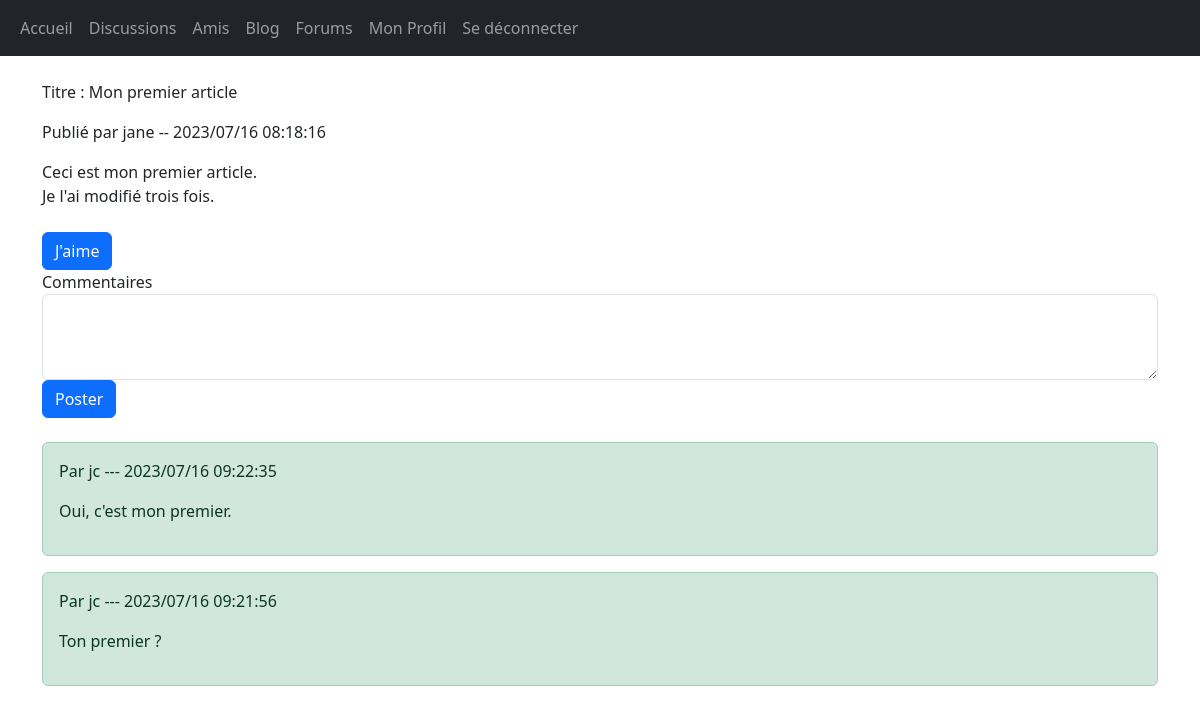
/index.php?viewArticle=4 (signed in), run on the app's committed database.
### tables this page shows
CREATE TABLE `blog_articles` (
  `id` int(11) NOT NULL,
  `author` text NOT NULL,
  `article_title` text NOT NULL,
  `category` text NOT NULL,
  `content` text NOT NULL,
  `article_date` text NOT NULL
);

CREATE TABLE `blog_comments` (
  `id` int(11) NOT NULL,
  `username` text NOT NULL,
  `article_id` text NOT NULL,
  `content` text NOT NULL,
  `date` text NOT NULL
);

### src/models/blog.php (called while the page is built, shortened)
<?php
function viewArticle($article_id){
    require "src/models/pdo.php";
	$sql = $bdd->prepare("SELECT * FROM blog_articles WHERE id=?");
	$sql->execute(array($article_id));
    $res = $sql->fetch();
    $article= [
        'title' => $res['article_title'],
        'author' => $res['author'],
        'date' => $res['article_date'],
        'content' => $res['content'],
    ];
    return $article;
}
function isLikedArticle($article_id,$username){
    require "src/models/pdo.php";
    $article_id = $_GET['viewArticle'];
    $username = $_SESSION['username'];
    $sql = $bdd->prepare("SELECT article_id,username FROM articles_likes WHERE article_id = ? AND username=?");
    $sql->execute(array($article_id, $username));
    if ($sql->rowCount()==0 ) {
        return false;
    }else {
        return true;
    }
}
function getArticleComments($article_id){
    require "src/models/pdo.php";
	$sql = $bdd->prepare("SELECT * FROM blog_comments WHERE article_id=? ORDER BY id DESC");
	$sql->execute(array($article_id));
    $comments = [];
	while ($res = $sql->fetch()) {
        $comments[] = [
            'author' => $res['username'],
            'date' => $res['date'],
            'content' => $res['content'],
            'id' => $res['id'],
        ];
    }
    return $comments;
}

### src/views/blog/viewArticle.php (the view, shortened to what this page needs)
<?php
require "src/views/includes/header.php";
?>
<main class="container">
    <div class="">
            <p>Titre : <?php echo $question['title'];?></p>
            <p>Publié par <?php echo $question['author'];?> -- <?php echo $question['date'];?></p>
    </div>
    <div>
        <?php echo $question['content']; ?>
    </div>
    <br>
    <form action="" method="post">
        <?php
            echo $like_btn;
        ?>
        <div class="form-group">
            <label for="article">Commentaires</label>
            <textarea class="form-control" name="comment" id="article" rows="3"></textarea>
        </div>
        <button type="submit" name="post_comment" class="btn btn-primary">Poster</button>
    </form>
    <br>
    <div class="comments">
    <?php
        foreach ($comments as $comment) {
        ?>
            <article class="alert alert-success">
                <p>
                    Par <?= $comment['author'] . " --- " . $comment['date']  ?>
                </p>
                <p>
                    <?= $comment['content'] ?>
                </p>
            </article>
        <?php
        }
    ?>
    </div>
</main>
<?php
require "src/views/layout.php";
?>

### data on the page
blog_articles: article_title "Mon premier article", author "jane", article_date "2023/07/16 08:18:16", content "Ceci est mon premier article. Je l'ai modifié trois fois."
blog_comments: username "jc", date "2023/07/16 09:22:35", content "Oui, c'est mon premier."
blog_comments: username "jc", date "2023/07/16 09:21:56", content "Ton premier ?"
